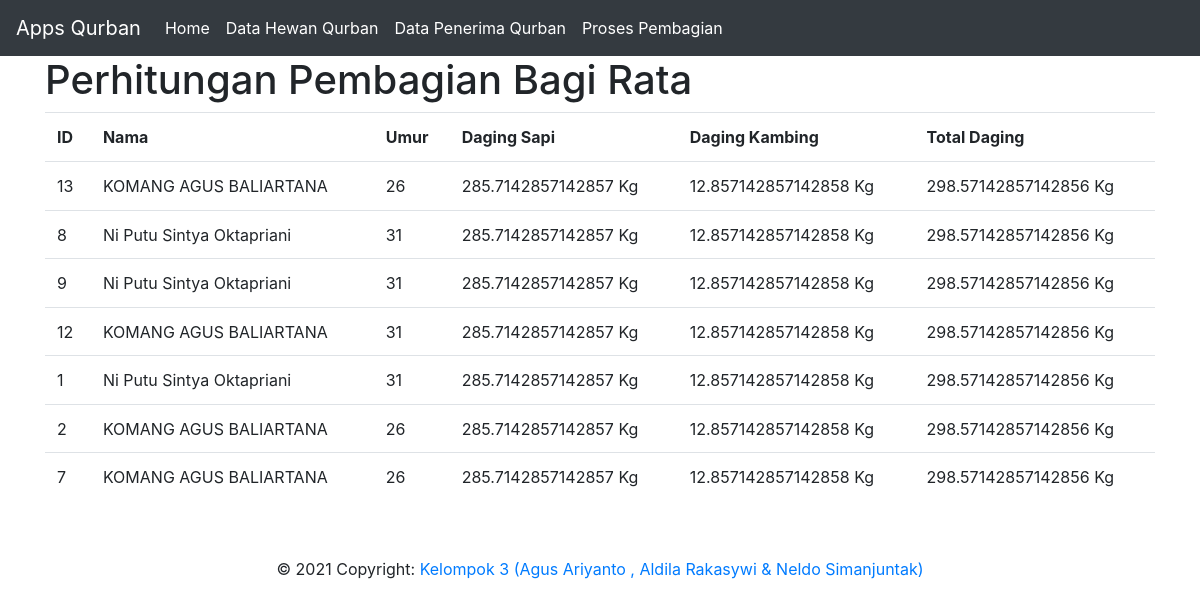
Page /bagirata on the committed database.
### tables this page shows
CREATE TABLE penerima (
    id INTEGER PRIMARY KEY AUTOINCREMENT,
    created TIMESTAMP NOT NULL DEFAULT CURRENT_TIMESTAMP,
    nama TEXT NOT NULL,
    umur INTEGER,
    fakir INTEGER NOT NULL DEFAULT 0,
    miskin INTEGER NOT NULL DEFAULT 0,
    fisabilillah INTEGER NOT NULL DEFAULT 0,
    mualaf INTEGER NOT NULL DEFAULT 0,
    gharim INTEGER NOT NULL DEFAULT 0,
    ibnusabil INTEGER NOT NULL DEFAULT 0,
    amil INTEGER NOT NULL DEFAULT 0,
    bobot INTEGER NOT NULL DEFAULT 0,
    layak INTEGER NOT NULL DEFAULT 0
);

### app.py (the view)
@app.route('/bagirata', methods=('GET', 'POST'))
def bagirata():
    conn = get_db_connection()
    posts = conn.execute('SELECT * FROM penerima where layak=1 order by bobot desc').fetchall()
    conn.close()
    return render_template('bagirata.html', posts=posts)

### app.py (called while the page is built)
def get_db_connection():
    conn = sqlite3.connect('database.db')
    conn.row_factory = sqlite3.Row
    return conn

def get_jumlahhewan():
    conn = get_db_connection()
    post = conn.execute('SELECT COUNT(id) as jumlah_hewan FROM hewan').fetchone()
    conn.close()
    if post is None:
        abort(404)
    return post['jumlah_hewan']

def get_jumlahsapi():
    conn = get_db_connection()
    post = conn.execute('SELECT COUNT(id) as jumlah FROM hewan where jenis="Sapi"').fetchone()
    conn.close()
    if post is None:
        abort(404)
    return post['jumlah']

def get_jumlahkambing():
    conn = get_db_connection()
    post = conn.execute('SELECT COUNT(id) as jumlah FROM hewan where jenis="Kambing"').fetchone()
    conn.close()
    if post is None:
        abort(404)
    return post['jumlah']

def get_jumlahhewankilo():
    conn = get_db_connection()
    post = conn.execute('SELECT SUM(berat) as jumlah_hewan FROM hewan').fetchone()
    conn.close()
    if post is None:
        abort(404)
    return post['jumlah_hewan']

def get_jumlahsapikilo():
    conn = get_db_connection()
    post = conn.execute('SELECT SUM(berat) as jumlah FROM hewan where jenis="Sapi"').fetchone()
    conn.close()
    if post is None:
        abort(404)
    return post['jumlah']

def get_jumlahkambingkilo():
    conn = get_db_connection()
    post = conn.execute('SELECT SUM(berat) as jumlah FROM hewan where jenis="Kambing"').fetchone()
    conn.close()
    if post is None:
        abort(404)
    return post['jumlah']

def get_jumlahpenerima():
    conn = get_db_connection()
    post = conn.execute('SELECT COUNT(id) as jumlah FROM penerima').fetchone()
    conn.close()
    if post is None:
        abort(404)
    return post['jumlah']

def get_jumlahlayak():
    conn = get_db_connection()
    post = conn.execute('SELECT COUNT(id) as jumlah FROM penerima where layak=1').fetchone()
    conn.close()
    if post is None:
        abort(404)
    return post['jumlah']

def get_jumlahbelumlayak():
    conn = get_db_connection()
    post = conn.execute('SELECT COUNT(id) as jumlah FROM penerima where layak=0').fetchone()
    conn.close()
    if post is None:
        abort(404)
    return post['jumlah']

### templates/bagirata.html
{% extends 'base.html' %}
{% block content %}
    <h1>{% block title %} Perhitungan Pembagian Bagi Rata {% endblock %}</h1>
    <table class="table">
        <th>ID</th>
        <th>Nama</th>
        <th>Umur</th>
        <th>Daging Sapi</th>
        <th>Daging Kambing</th>
        <th>Total Daging</th>
        {% for post in posts %}
            <tr>
                <td>{{ post['id'] }} </td>
                <td>{{ post['nama'] }} </td>
                <td>{{ post['umur'] }} </td>
                <td>{{ sapirata }} Kg </td>
                <td>{{ kambingrata }} Kg </td>
                <td>{{ dagingrata }} Kg </td>
            <tr>
         {% endfor %}
    </table>
{% endblock %}

### templates/base.html (shortened to what this page needs)
<!doctype html>
<html lang="en">
  <head>
    <link rel="stylesheet" href="https://stackpath.bootstrapcdn.com/bootstrap/4.3.1/css/bootstrap.min.css">
  </head>
  <body>
    <nav class="navbar navbar-expand-md navbar-dark bg-dark">
        <a class="navbar-brand" href="{{ url_for('index')}}">Apps Qurban</a>
        <div class="collapse navbar-collapse" id="navbarNav">
            <ul class="navbar-nav">
            <li class="nav-item active">
                <a class="nav-link" href="{{ url_for('index')}}">Home</a>
            </li>
            <li class="nav-item active">
                <a class="nav-link" href="{{url_for('hewan')}}">Data Hewan Qurban</a>
            </li>
            <li class="nav-item active">
                <a class="nav-link" href="{{url_for('penerima')}}">Data Penerima Qurban</a>
            </li>
            <li class="nav-item active">
                <a class="nav-link" href="{{url_for('pembagian')}}">Proses Pembagian</a>
            </li>
            </ul>
        </div>
    </nav>
    <div class="container">
        {% block content %} {% endblock %}
    </div>
    <footer class="page-footer font-small pt-4">
        <div class="footer-copyright text-center py-3">© 2021 Copyright:
        <a href="#"> Kelompok 3 (Agus Ariyanto , Aldila Rakasywi & Neldo Simanjuntak)</a>
        </div>
    </footer>
  </body>
</html>

### rows in the picture
penerima: id "13", nama "KOMANG AGUS BALIARTANA", umur "26", sapirata "285.7142857142857", kambingrata "12.857142857142858", dagingrata "298.57142857142856"
penerima: id "8", nama "Ni Putu Sintya Oktapriani", umur "31", sapirata "285.7142857142857", kambingrata "12.857142857142858", dagingrata "298.57142857142856"
penerima: id "9", nama "Ni Putu Sintya Oktapriani", umur "31", sapirata "285.7142857142857", kambingrata "12.857142857142858", dagingrata "298.57142857142856"
penerima: id "12", nama "KOMANG AGUS BALIARTANA", umur "31", sapirata "285.7142857142857", kambingrata "12.857142857142858", dagingrata "298.57142857142856"
penerima: id "1", nama "Ni Putu Sintya Oktapriani", umur "31", sapirata "285.7142857142857", kambingrata "12.857142857142858", dagingrata "298.57142857142856"
penerima: id "2", nama "KOMANG AGUS BALIARTANA", umur "26", sapirata "285.7142857142857", kambingrata "12.857142857142858", dagingrata "298.57142857142856"
penerima: id "7", nama "KOMANG AGUS BALIARTANA", umur "26", sapirata "285.7142857142857", kambingrata "12.857142857142858", dagingrata "298.57142857142856"
